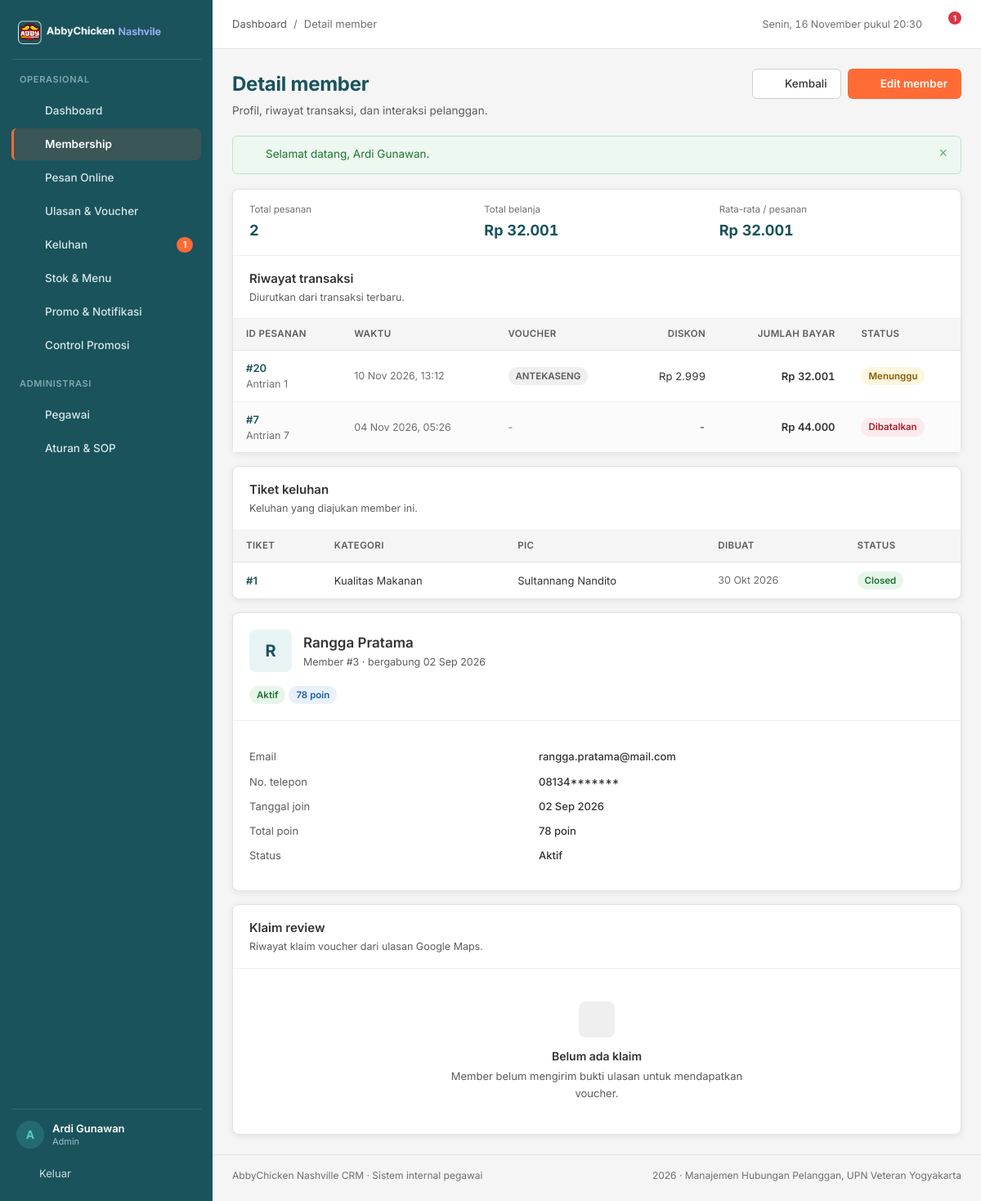
Screenshot of /pages/membership/detail.php?id=3 (signed in) with the database file from the repository.
### tables this page shows
CREATE TABLE `pemesanan` (
  `pemesanan_id` int(11) NOT NULL AUTO_INCREMENT,
  `member_id` int(11) NOT NULL,
  `voucher_id` int(11) DEFAULT NULL,
  `nomor_antrian` int(11) NOT NULL,
  `total_diskon` decimal(10,2) NOT NULL DEFAULT 0.00,
  `jumlah_bayar` decimal(10,2) NOT NULL,
  `status_pesanan` enum('menunggu','diproses','selesai','dibatalkan') NOT NULL DEFAULT 'menunggu',
  `waktu_pemesanan` timestamp NOT NULL DEFAULT current_timestamp(),
  PRIMARY KEY (`pemesanan_id`),
  KEY `idx_pemesanan_member` (`member_id`),
  KEY `idx_pemesanan_status` (`status_pesanan`),
  KEY `idx_pemesanan_waktu` (`waktu_pemesanan`),
  KEY `fk_pemesanan_voucher` (`voucher_id`),
  CONSTRAINT `fk_pemesanan_member` FOREIGN KEY (`member_id`) REFERENCES `member` (`member_id`) ON DELETE CASCADE,
  CONSTRAINT `fk_pemesanan_voucher` FOREIGN KEY (`voucher_id`) REFERENCES `voucher` (`voucher_id`) ON DELETE SET NULL
);

CREATE TABLE `voucher` (
  `voucher_id` int(11) NOT NULL AUTO_INCREMENT,
  `kode_voucher` varchar(50) NOT NULL,
  `is_valid` tinyint(1) NOT NULL DEFAULT 1,
  `potongan_harga` decimal(10,2) NOT NULL,
  `valid_until` date NOT NULL,
  `deleted_at` timestamp NULL DEFAULT NULL,
  `created_at` timestamp NOT NULL DEFAULT current_timestamp(),
  PRIMARY KEY (`voucher_id`),
  UNIQUE KEY `uq_voucher_kode` (`kode_voucher`),
  KEY `idx_voucher_valid` (`is_valid`,`valid_until`)
);

CREATE TABLE `tiket` (
  `tiket_id` int(11) NOT NULL AUTO_INCREMENT,
  `pegawai_id` int(11) DEFAULT NULL,
  `member_id` int(11) NOT NULL,
  `kategori_keluhan` enum('Kualitas Makanan','Pelayanan','Kebersihan','Lainnya') NOT NULL,
  `isi_keluhan` text NOT NULL,
  `status` enum('open','in_progress','closed') NOT NULL DEFAULT 'open',
  `created_at` timestamp NOT NULL DEFAULT current_timestamp(),
  `closed_at` timestamp NULL DEFAULT NULL,
  PRIMARY KEY (`tiket_id`),
  KEY `idx_tiket_status` (`status`),
  KEY `idx_tiket_pegawai` (`pegawai_id`),
  KEY `fk_tiket_member` (`member_id`),
  CONSTRAINT `fk_tiket_member` FOREIGN KEY (`member_id`) REFERENCES `member` (`member_id`) ON DELETE CASCADE,
  CONSTRAINT `fk_tiket_pegawai` FOREIGN KEY (`pegawai_id`) REFERENCES `pegawai` (`pegawai_id`) ON DELETE SET NULL
);

CREATE TABLE `pegawai` (
  `pegawai_id` int(11) NOT NULL AUTO_INCREMENT,
  `email` varchar(100) NOT NULL,
  `password` varchar(255) NOT NULL,
  `nama` varchar(100) NOT NULL,
  `role` enum('Admin','Kasir','PIC Keluhan','Pimpinan') NOT NULL,
  `alamat` text DEFAULT NULL,
  `no_telp` varchar(15) DEFAULT NULL,
  `created_at` timestamp NOT NULL DEFAULT current_timestamp(),
  PRIMARY KEY (`pegawai_id`),
  UNIQUE KEY `uq_pegawai_email` (`email`),
  KEY `idx_pegawai_role` (`role`)
);

CREATE TABLE `member` (
  `member_id` int(11) NOT NULL AUTO_INCREMENT,
  `email` varchar(100) NOT NULL,
  `password` varchar(255) NOT NULL DEFAULT '123456',
  `no_telp` varchar(15) NOT NULL,
  `tgl_join` date NOT NULL,
  `name` varchar(100) NOT NULL,
  `total_poin` int(11) NOT NULL DEFAULT 0,
  `member_status` enum('aktif','nonaktif') NOT NULL DEFAULT 'aktif',
  PRIMARY KEY (`member_id`),
  UNIQUE KEY `uq_member_email` (`email`),
  KEY `idx_member_nama` (`name`),
  KEY `idx_member_status` (`member_status`)
);

### pages/membership/detail.php (the view, shortened to what this page needs)
<?php
require_once __DIR__ . '/../../config/database.php';
$id = (int) ($_GET['id'] ?? 0);
$stmt = mysqli_prepare($conn, 'SELECT * FROM member WHERE member_id = ? LIMIT 1');
mysqli_stmt_bind_param($stmt, 'i', $id);
mysqli_stmt_execute($stmt);
$member = mysqli_fetch_assoc(mysqli_stmt_get_result($stmt));
$stmt = mysqli_prepare($conn, "SELECT p.*, v.kode_voucher
    FROM pemesanan p
    LEFT JOIN voucher v ON v.voucher_id = p.voucher_id
    WHERE p.member_id = ?
    ORDER BY p.waktu_pemesanan DESC");
mysqli_stmt_bind_param($stmt, 'i', $id);
mysqli_stmt_execute($stmt);
$riwayat = mysqli_stmt_get_result($stmt);
$stmt = mysqli_prepare($conn, "SELECT COUNT(*) AS jml,
        COALESCE(SUM(CASE WHEN status_pesanan <> 'dibatalkan' THEN jumlah_bayar ELSE 0 END),0) AS total,
        COALESCE(AVG(CASE WHEN status_pesanan <> 'dibatalkan' THEN jumlah_bayar END),0) AS rata
    FROM pemesanan WHERE member_id = ?");
mysqli_stmt_bind_param($stmt, 'i', $id);
mysqli_stmt_execute($stmt);
$stat = mysqli_fetch_assoc(mysqli_stmt_get_result($stmt));
$stmt = mysqli_prepare($conn, "SELECT t.*, pg.nama AS nama_pic
    FROM tiket t LEFT JOIN pegawai pg ON pg.pegawai_id = t.pegawai_id
    WHERE t.member_id = ? ORDER BY t.created_at DESC");
mysqli_stmt_bind_param($stmt, 'i', $id);
mysqli_stmt_execute($stmt);
$tiket_member = mysqli_stmt_get_result($stmt);
$stmt = mysqli_prepare($conn, "SELECT k.*, v.kode_voucher
    FROM klaim_review k LEFT JOIN voucher v ON v.voucher_id = k.voucher_id
    WHERE k.member_id = ? ORDER BY k.created_at DESC");
mysqli_stmt_bind_param($stmt, 'i', $id);
mysqli_stmt_execute($stmt);
$klaim_member = mysqli_stmt_get_result($stmt);
$page_actions  = '<a class="btn btn--secondary" href="' . e(base_url('pages/membership/index.php')) . '">' . icon('arrow-left', 16) . ' Kembali</a>'
    . '<a class="btn btn--primary" href="' . e(base_url('pages/membership/edit.php?id=' . $id)) . '">' . icon('edit', 16) . ' Edit member</a>';
require_once __DIR__ . '/../../includes/header.php';
?>
<section class="detail-grid">
  <div class="stack">
    <article class="card">
      <div class="stat-strip">
        <div class="stat-strip__item">
          <span>Total pesanan</span>
          <strong><?= (int) $stat['jml'] ?></strong>
        </div>
        <div class="stat-strip__item">
          <span>Total belanja</span>
          <strong><?= e(rupiah($stat['total'])) ?></strong>
        </div>
        <div class="stat-strip__item">
          <span>Rata-rata / pesanan</span>
          <strong><?= e(rupiah($stat['rata'])) ?></strong>
        </div>
      </div>
      <div class="card__head">
        <div>
          <h2>Riwayat transaksi</h2>
          <p>Diurutkan dari transaksi terbaru.</p>
        </div>
      </div>
      <div class="table-wrap">
        <?php if (mysqli_num_rows($riwayat) === 0): ?>
          <div class="empty">
            <div class="empty__icon"><?= icon('order', 20) ?></div>
            <h3>Belum ada transaksi</h3>
            <p>Member ini belum pernah melakukan pemesanan. Buat pesanan baru untuk mulai mencatat riwayat.</p>
            <a class="btn btn--primary" href="<?= e(base_url('pages/orders/buat.php?member_id=' . $id)) ?>">Buat pesanan</a>
          </div>
        <?php else: ?>
          <table class="table">
            <thead>
              <tr>
                <th>ID pesanan</th>
                <th>Waktu</th>
                <th>Voucher</th>
                <th class="num">Diskon</th>
                <th class="num">Jumlah bayar</th>
                <th>Status</th>
              </tr>
            </thead>
            <tbody>
              <?php while ($p = mysqli_fetch_assoc($riwayat)): ?>
                <tr>
                  <td>
                    <a class="strong" href="<?= e(base_url('pages/orders/detail.php?id=' . (int) $p['pemesanan_id'])) ?>">
                      #<?= (int) $p['pemesanan_id'] ?>
                    </a>
                    <div class="muted">Antrian <?= (int) $p['nomor_antrian'] ?></div>
                  </td>
                  <td class="muted nowrap"><?= e(tanggal_id($p['waktu_pemesanan'], true)) ?></td>
                  <td><?= $p['kode_voucher'] ? '<span class="badge badge--neutral">' . e($p['kode_voucher']) . '</span>' : '<span class="muted">-</span>' ?></td>
                  <td class="num"><?= $p['total_diskon'] > 0 ? e(rupiah($p['total_diskon'])) : '-' ?></td>
                  <td class="num strong"><?= e(rupiah($p['jumlah_bayar'])) ?></td>
                  <td><?= badge_pesanan($p['status_pesanan']) ?></td>
                </tr>
              <?php endwhile; ?>
            </tbody>
          </table>
        <?php endif; ?>
      </div>
    </article>
    <article class="card">
      <div class="card__head">
        <div>
          <h2>Tiket keluhan</h2>
          <p>Keluhan yang diajukan member ini.</p>
        </div>
      </div>
      <?php if (mysqli_num_rows($tiket_member) === 0): ?>
        <div class="empty">
          <div class="empty__icon"><?= icon('complaint', 20) ?></div>
          <h3>Tidak ada keluhan</h3>
          <p>Member ini belum pernah mengajukan tiket keluhan.</p>
        </div>
      <?php else: ?>
        <div class="table-wrap">
          <table class="table">
            <thead>
              <tr>
                <th>Tiket</th>
                <th>Kategori</th>
                <th>PIC</th>
                <th>Dibuat</th>
                <th>Status</th>
              </tr>
            </thead>
            <tbody>
              <?php while ($t = mysqli_fetch_assoc($tiket_member)): ?>
                <tr>
                  <td><a class="strong" href="<?= e(base_url('pages/complaints/detail.php?id=' . (int) $t['tiket_id'])) ?>">#<?= (int) $t['tiket_id'] ?></a></td>
                  <td><?= e($t['kategori_keluhan']) ?></td>
                  <td><?= $t['nama_pic'] ? e($t['nama_pic']) : '<span class="muted">Belum di-assign</span>' ?></td>
                  <td class="muted nowrap"><?= e(tanggal_id($t['created_at'])) ?></td>
                  <td><?= badge_tiket($t['status']) ?></td>
                </tr>
              <?php endwhile; ?>
            </tbody>
          </table>
        </div>
      <?php endif; ?>
    </article>
  </div>
  <div class="stack">
    <article class="card">
      <div class="card__body">
        <div class="profile">
          <span class="profile__avatar"><?= e(strtoupper(mb_substr($member['name'], 0, 1))) ?></span>
          <div class="profile__text">
            <h2><?= e($member['name']) ?></h2>
            <p>Member #<?= (int) $member['member_id'] ?> &middot; bergabung <?= e(tanggal_id($member['tgl_join'])) ?></p>
          </div>
        </div>
        <div class="mt-16">
          <?= badge_member($member['member_status']) ?>
          <span class="badge badge--info"><?= number_format((int) $member['total_poin'], 0, ',', '.') ?> poin</span>
        </div>
      </div>
      <div class="card__body" style="border-top:1px solid var(--gray-100)">
        <dl class="dl">
          <dt>Email</dt>
          <dd><?= e($member['email']) ?></dd>
          <dt>No. telepon</dt>
          <dd><?= e(tampil_telepon($member['no_telp'])) ?></dd>
          <dt>Tanggal join</dt>
          <dd><?= e(tanggal_id($member['tgl_join'])) ?></dd>
          <dt>Total poin</dt>
          <dd><?= number_format((int) $member['total_poin'], 0, ',', '.') ?> poin</dd>
          <dt>Status</dt>
          <dd><?= $member['member_status'] === 'aktif' ? 'Aktif' : 'Nonaktif' ?></dd>
        </dl>
      </div>
    </article>
    <article class="card">
      <div class="card__head">
        <div>
          <h2>Klaim review</h2>
          <p>Riwayat klaim voucher dari ulasan Google Maps.</p>
        </div>
      </div>
      <?php if (mysqli_num_rows($klaim_member) === 0): ?>
        <div class="empty">
          <div class="empty__icon"><?= icon('voucher', 20) ?></div>
          <h3>Belum ada klaim</h3>
          <p>Member belum mengirim bukti ulasan untuk mendapatkan voucher.</p>
        </div>
      <?php endif; ?>
    </article>
  </div>
</section>
<?php require_once __DIR__ . '/../../includes/footer.php'; ?>

### includes/functions.php (shortened to what this page needs)
<?php
function e($value)
{
    return htmlspecialchars((string) $value, ENT_QUOTES, 'UTF-8');
}
function rupiah($angka)
{
    return 'Rp ' . number_format((float) $angka, 0, ',', '.');
}
function tanggal_id($datetime, $dengan_jam = false)
{
    $bulan = [1 => 'Jan', 'Feb', 'Mar', 'Apr', 'Mei', 'Jun', 'Jul', 'Agu', 'Sep', 'Okt', 'Nov', 'Des'];
    $ts = strtotime($datetime);
    $teks = date('d', $ts) . ' ' . $bulan[(int) date('n', $ts)] . ' ' . date('Y', $ts);
    if ($dengan_jam) {
        $teks .= ', ' . date('H:i', $ts);
    }
    return $teks;
}
function badge_pesanan($status)
{
    $peta = [
        'menunggu'   => ['Menunggu', 'badge--warning'],
        'diproses'   => ['Diproses', 'badge--info'],
        'selesai'    => ['Selesai', 'badge--success'],
        'dibatalkan' => ['Dibatalkan', 'badge--danger'],
    ];
    [$label, $kelas] = $peta[$status] ?? [ucfirst((string) $status), 'badge--neutral'];
    return '<span class="badge ' . $kelas . '">' . e($label) . '</span>';
}
function badge_tiket($status)
{
    $peta = [
        'open'        => ['Open', 'badge--danger'],
        'in_progress' => ['In Progress', 'badge--warning'],
        'closed'      => ['Closed', 'badge--success'],
    ];
    [$label, $kelas] = $peta[$status] ?? [ucfirst((string) $status), 'badge--neutral'];
    return '<span class="badge ' . $kelas . '">' . e($label) . '</span>';
}
function badge_member($status)
{
    if ($status === 'aktif') {
        return '<span class="badge badge--success">Aktif</span>';
    }
    return '<span class="badge badge--neutral">Nonaktif</span>';
}
function icon($nama, $ukuran = 18)
{
    $isi = $path[$nama] ?? $path['dashboard'];
    return '<svg class="icon" width="' . (int) $ukuran . '" height="' . (int) $ukuran . '" viewBox="0 0 24 24" fill="none" '
        . 'stroke="currentColor" stroke-width="1.6" stroke-linecap="round" stroke-linejoin="round" aria-hidden="true">'
        . $isi . '</svg>';
}
function base_url($path = '')
{
    $root = rtrim(str_replace('\\', '/', dirname($_SERVER['SCRIPT_NAME'] ?? '/')), '/');
    if (preg_match('#^(.*?)/(?:pages|api)(?:/.*)?$#', $root, $m)) {
        $root = $m[1];
    }
    return $root . '/' . ltrim($path, '/');
}
function sensor_telepon($telepon, $tampil_awal = 5)
{
    $tel = trim((string) $telepon);
    $panjang     = mb_strlen($tel);
    $tampil_awal = max(0, (int) $tampil_awal);
    return mb_substr($tel, 0, $tampil_awal) . str_repeat('*', $panjang - $tampil_awal);
}
function tampil_telepon($telepon, $role = null)
{
    $tel = trim((string) $telepon);
    $role_aktif = $role !== null ? (string) $role : (string) ($_SESSION['role'] ?? '');
    return sensor_telepon($tel, 5);
}

### rows the page displays
pemesanan: pemesanan_id "20", nomor_antrian "1", waktu_pemesanan "10 Nov 2026, 13:12", voucher.kode_voucher "ANTEKASENG", total_diskon "Rp 2.999", jumlah_bayar "Rp 32.001", label "Menunggu"
pemesanan: pemesanan_id "7", nomor_antrian "7", waktu_pemesanan "04 Nov 2026, 05:26", jumlah_bayar "Rp 44.000", label "Dibatalkan"
tiket: tiket_id "1", kategori_keluhan "Kualitas Makanan", pegawai.nama "Sultannang Nandito", created_at "30 Okt 2026"
member: name "R", name "Rangga Pratama", member_id "3", tgl_join "02 Sep 2026", total_poin "78", email "rangga.pratama@mail.com", no_telp "08134*******"

### other values shown
$item['label'] "Dashboard"
$item['label'] "Membership"
$item['label'] "Pesan Online"
$item['label'] "Ulasan & Voucher"
$item['label'] "Keluhan"
$tiket_terbuka "1"
$item['label'] "Stok & Menu"
$item['label'] "Promo & Notifikasi"
$item['label'] "Control Promosi"
$item['label'] "Pegawai"
$item['label'] "Aturan & SOP"
mb_substr($nama_pegawai, 0, 1) "A"
$nama_pegawai "Ardi Gunawan"
$role_pegawai "Admin"
$page_title "Detail member"
